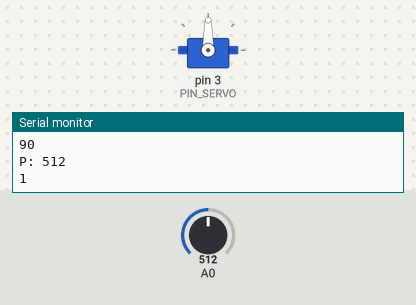
The sketch below on a simulated Arduino Uno, built with avr-gcc and run on an emulated ATmega328P. Shown: servo, the last lines printed to the serial monitor. The inputs (shaded band) are chosen by the test bench; at power-on: A0 = 512.

Above: at 1.2 s.
1.3 s: A0 set to 350
At 2.1 s:
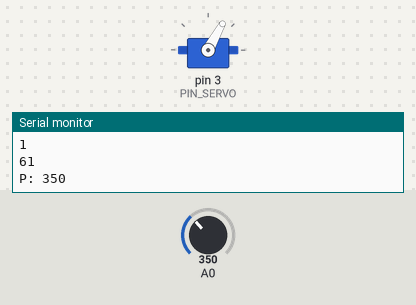
2.8 s: A0 set to 560
At 4.0 s:
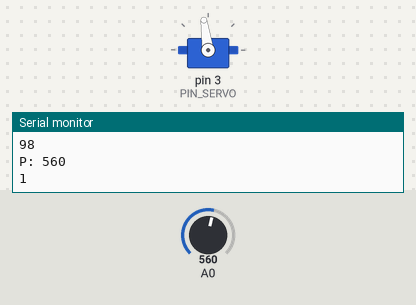
4.3 s: A0 set to 583
At 4.6 s:
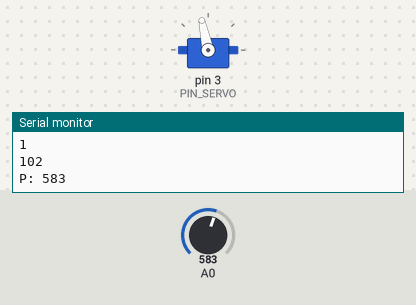
5.8 s: A0 set to 716
At 6.5 s:
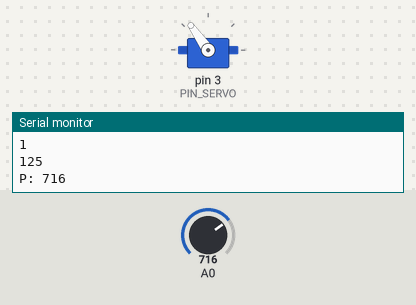
7.3 s: A0 set to 900
At 8.5 s:
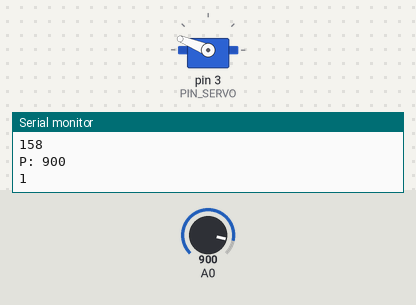
8.8 s: A0 set to 11
At 9.2 s:
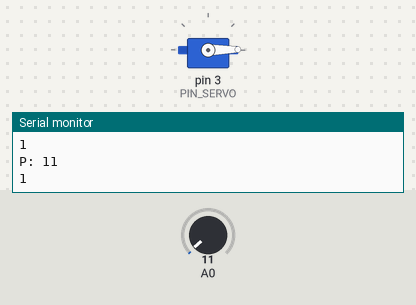
10.3 s: A0 set to 8
Timing chart, 0 to 12.8 s (numbered marks = the images above; inputs shaded):
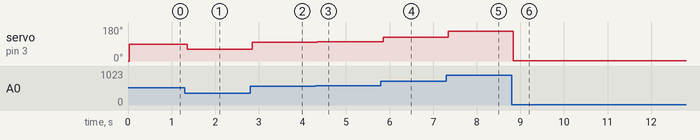

Measured:
- after the input at 1.3 s, servo on pin 3 (PIN_SERVO): 90° → 61° after 0.06 s
- after the input at 2.8 s, servo on pin 3 (PIN_SERVO): 61° → 98° after 0.05 s
- after the input at 4.3 s, servo on pin 3 (PIN_SERVO): 98° → 102° at once
- after the input at 5.8 s, servo on pin 3 (PIN_SERVO): 102° → 125° after 0.06 s
- after the input at 7.3 s, servo on pin 3 (PIN_SERVO): 125° → 158° after 0.05 s
- after the input at 8.8 s, servo on pin 3 (PIN_SERVO): 158° → 1° at once

The sketch:

2_3.ino
```cpp
#include <Arduino.h>
#include <Servo.h>

#define PIN_SERVO 3
#define DELAY_5S      delay(5000)
#define DELAY_1S      delay(1000)
#define DELAY_500MS   delay(500)
#define DELAY_50MS    delay(50)

uint32_t value_potentiometer;
uint32_t value_servo;
Servo myServo;
uint32_t hua = 180;
uint32_t enzd = 1023;

bool setServoMotor(unsigned int pAngle)
{
  if (pAngle > 360)
    return false;

  myServo.write(pAngle);
  return true;
}

uint32_t getPotentiometerValue(){
  uint32_t sensorValue = analogRead(A0); // 0 -1023
  return sensorValue;
}


void convertPotiServo(){
  value_servo =(value_potentiometer * hua) / enzd;
}

void setup(){
  Serial.begin(9600);
  myServo.attach(PIN_SERVO);
  myServo.write(0);
}

void loop()
{
  value_potentiometer = getPotentiometerValue();
  convertPotiServo();
  delay(30);
  Serial.println(value_servo);
  delay(1);
  Serial.print("P: ");
  Serial.println(value_potentiometer);
  Serial.println(setServoMotor(value_servo));
}
```
